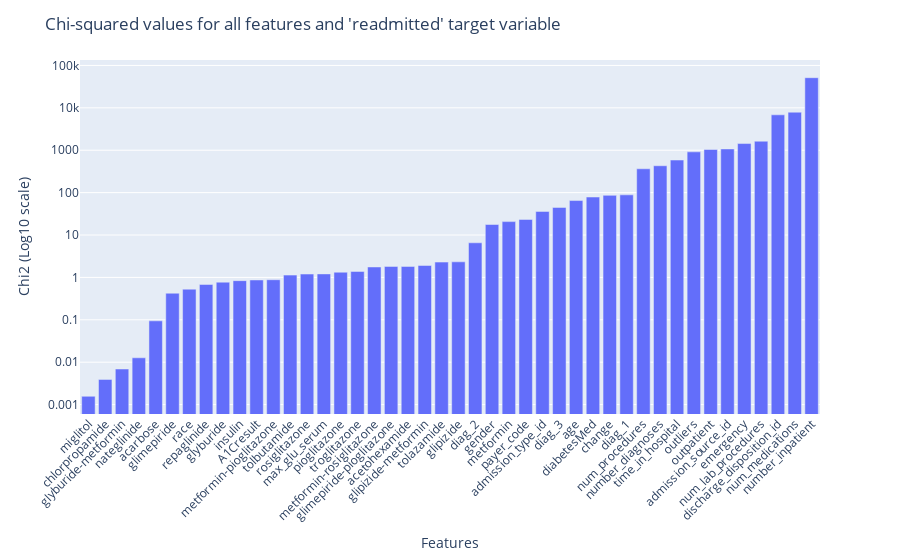

Here is the notebook cell this chart was saved with:
### Code cell
# Visualize the Chi2 values for each feature on a log scale in ascending order
fig = px.bar(chi2_df,x = 'Feature', y = 'Chi2',log_y=True)
fig.update_layout(title="Chi-squared values for all features and 'readmitted' target variable", yaxis_title="Chi2 (Log10 scale)",xaxis_title="Features") 
fig.update_xaxes(tickangle=-45)

### Figure 1 — Plotly figure (JSON) as saved in the notebook; plotly's stock layout.template omitted (floating-point values rounded to 4 significant figures)
{"data": [{"alignmentgroup": "True", "hovertemplate": "Feature=%{x}<br>Chi2=%{y}<extra></extra>", "legendgroup": "", "marker": {"color": "#636efa", "pattern": {"shape": ""}}, "name": "", "offsetgroup": "", "orientation": "v", "showlegend": false, "textposition": "auto", "type": "bar", "x": ["miglitol", "chlorpropamide", "glyburide-metformin", "nateglinide", "acarbose", "glimepiride", "race", "repaglinide", "glyburide", "insulin", "A1Cresult", "metformin-pioglitazone", "tolbutamide", "rosiglitazone", "max_glu_serum", "pioglitazone", "troglitazone", "metformin-rosiglitazone", "glimepiride-pioglitazone", "acetohexamide", "glipizide-metformin", "tolazamide", "glipizide", "diag_2", "gender", "metformin", "payer_code", "admission_type_id", "diag_3", "age", "diabetesMed", "change", "diag_1", "num_procedures", "number_diagnoses", "time_in_hospital", "outliers", "outpatient", "admission_source_id", "emergency", "num_lab_procedures", "discharge_disposition_id", "num_medications", "number_inpatient"], "xaxis": "x", "y": [0.001568, 0.003924, 0.006904, 0.0127, 0.09444, 0.4235, 0.5281, 0.6818, 0.773, 0.8381, 0.8699, 0.8814, 1.133, 1.2, 1.21, 1.326, 1.383, 1.763, 1.817, 1.817, 1.912, 2.299, 2.33, 6.555, 17.7, 20.7, 23.32, 36.05, 44.78, 65.02, 78.74, 86.2, 88.63, 365.0, 430.3, 587.0, 915.6, 1041.0, 1072.0, 1437.0, 1633.0, 6846.0, 7902.0, 51410.0], "yaxis": "y"}], "layout": {"barmode": "relative", "legend": {"tracegroupgap": 0}, "margin": {"t": 60}, "title": {"text": "Chi-squared values for all features and 'readmitted' target variable"}, "xaxis": {"anchor": "y", "domain": [0, 1], "tickangle": -45, "title": {"text": "Features"}}, "yaxis": {"anchor": "x", "domain": [0, 1], "title": {"text": "Chi2 (Log10 scale)"}, "type": "log"}}}
